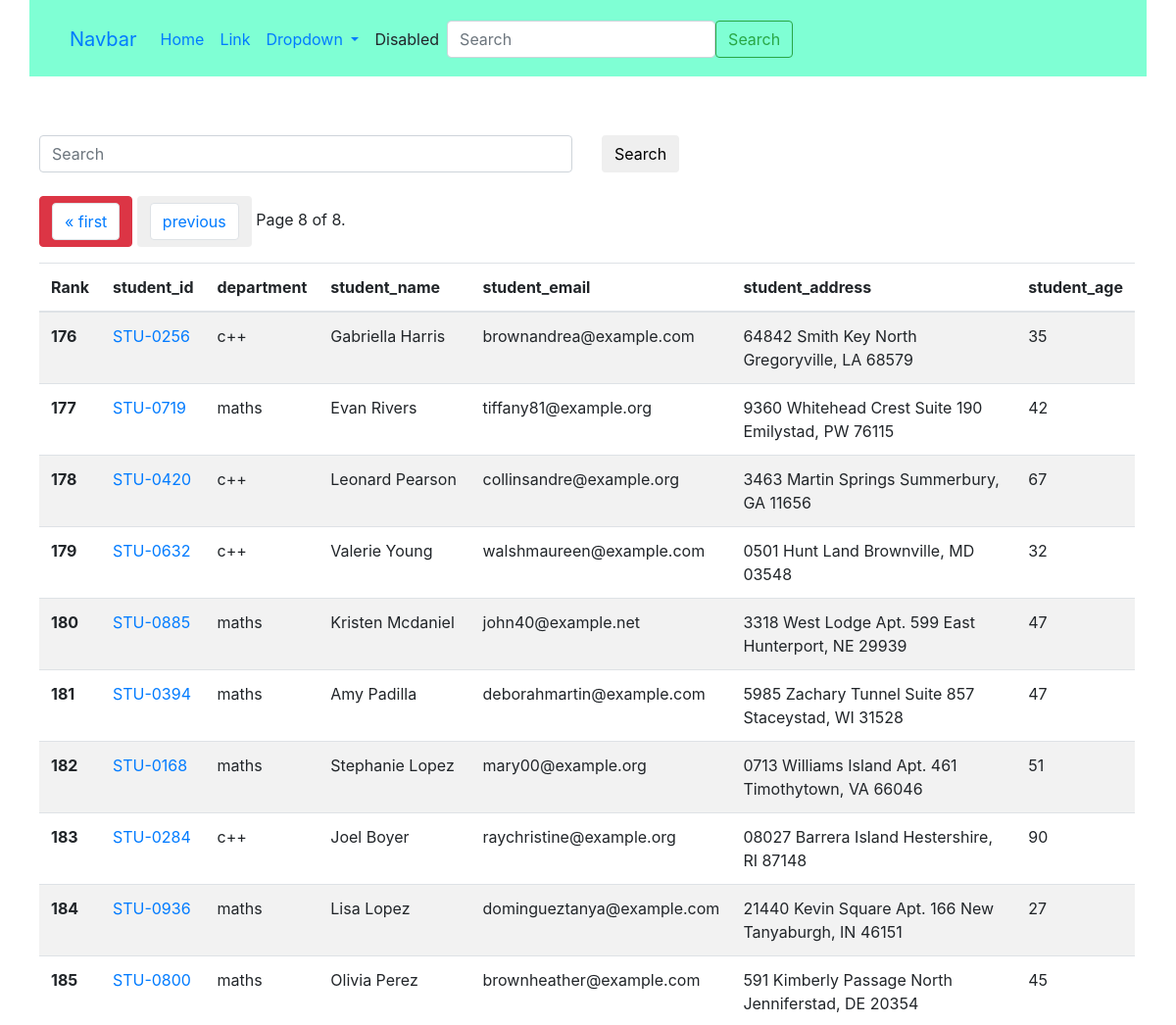
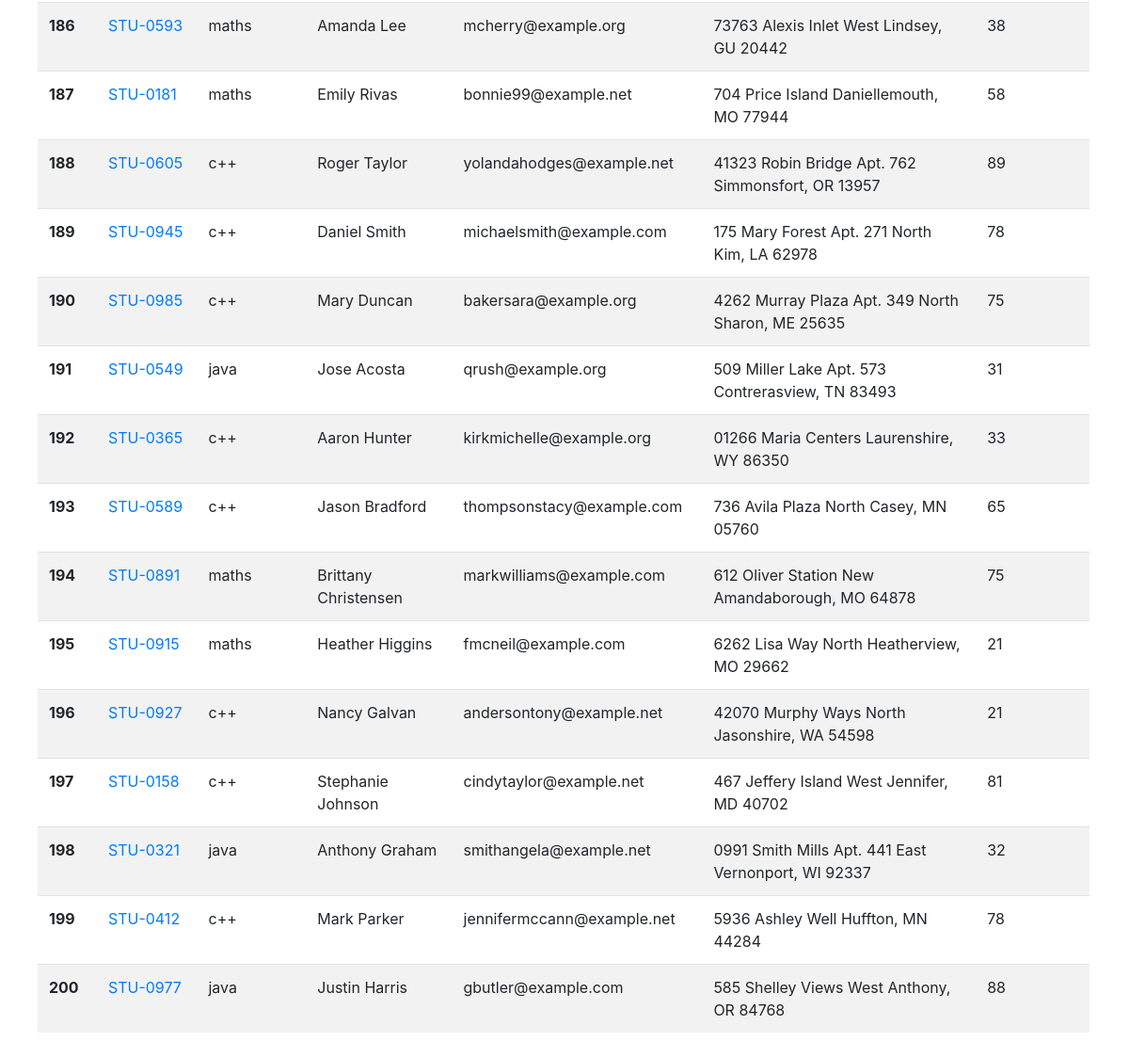
Page /get-student?page=8 on the committed database (2 pictures, top to bottom).
### vege/models.py (models this page shows, shortened)
class Student(models.Model):
    department=models.ForeignKey(Department,related_name="depart",on_delete=models.CASCADE)
    student_id=models.OneToOneField(StudentID,related_name="studentid",on_delete=models.CASCADE)
    student_name=models.CharField(max_length=100)
    student_email=models.EmailField(unique=True)
    student_age=models.IntegerField(default=18)
    student_address=models.TextField()
    is_deleted=models.BooleanField(default=False)
    class Meta:
        ordering=['student_name']
        verbose_name="student"

class Rankstudnet(models.Model):
    student=models.ForeignKey(Student,related_name="studentreportcard",on_delete=models.CASCADE)
    student_rank=models.IntegerField()
    student_rank_generation_date=models.DateField(auto_now_add=True)
    number=models.IntegerField(default=10)
    class Meta:
        unique_together=['student_rank','student_rank_generation_date']

class StudentID(models.Model):
    student_id=models.CharField(max_length=100)
    def __str__(self)->str:
        return self.student_id

class Department(models.Model):
    department=models.CharField(max_length=100)
    class Meta:
        ordering=['department']

### vege/views.py (the view, shortened to what this page needs)
# urls.py: path('get-student',get_students),
def get_students(request):
    queryset=Student.objects.all().order_by("studentreportcard__student_rank")
    paginator = Paginator(queryset, 25)  # Show 25 contacts per page.
    page_number = request.GET.get("page",1)
    page_obj = paginator.get_page(page_number)
    return render(request,"report/student.html",{'queryset':page_obj})

### vege/templates/report/student.html (shortened to what this page needs)
<!DOCTYPE html>
<html lang="en">
<head>
    <link rel="stylesheet" href="https://cdn.jsdelivr.net/npm/bootstrap@4.0.0/dist/css/bootstrap.min.css"
>
</head>
<body>
    <div class="container" style="background-color: aquamarine;">
        <nav class="navbar navbar-expand-lg bg-body-tertiary">
            <div class="container-fluid">
                <a class="navbar-brand" href="#">Navbar</a>
                <div class="collapse navbar-collapse" id="navbarSupportedContent">
                    <ul class="navbar-nav me-auto mb-2 mb-lg-0">
                        <li class="nav-item">
                            <a class="nav-link active" aria-current="page" href="#">Home</a>
                        </li>
                        <li class="nav-item">
                            <a class="nav-link" href="#">Link</a>
                        </li>
                        <li class="nav-item dropdown">
                            <a class="nav-link dropdown-toggle" href="#" role="button" data-bs-toggle="dropdown"
                                aria-expanded="false">
                                Dropdown
                            </a>
                        </li>
                        <li class="nav-item">
                            <a class="nav-link disabled" aria-disabled="true">Disabled</a>
                        </li>
                    </ul>
                    <form class="d-flex" role="search">
                        <input class="form-control me-2" type="search" placeholder="Search" aria-label="Search">
                        <button class="btn btn-outline-success" type="submit">Search</button>
                    </form>
                </div>
            </div>
        </nav>
    </div>
<div class="container mt-5">
    <form class="mb-4">
    <div class="row">
        <div class="col-md-6">
            <input class="form-control" name="search" placeholder="Search">
        </div>
        <div class="col-md-6">
            <button class="btn btn-succes">Search</button>
        </div>
    </div>
</form>
    <table class="table table-striped">
        <thead>
            <tr>
                <th scope="col">Rank</th>
                <th scope="col">student_id</th>
                <th scope="col">department</th>
                <th scope="col">student_name</th>
                <th scope="col">student_email</th>
                <th scope="col">student_address</th>
                <th scope="col">student_age</th>
            </tr>
        </thead>
        <tbody>
            {% for student in queryset %}
            <tr>
                <th scope="row">{{student.studentreportcard.first.student_rank}}</th>
                <td>
                    <a href="{% url 'see_marks' student.student_id %}">
                        {{student.student_id}}
                    </a>
                    </td>
                <td>{{student.department.department}}</td>
                <td>{{student.student_name}}</td>
                <td>{{student.student_email}}</td>
                <td>{{student.student_address}}</td>
                <td>{{student.student_age}}</td>
            </tr>
            {% endfor %}
            <nav aria-label="Page navigation example">
                <div class="pagination">
                    <ul class="pagination">
                        <span class="step-links">
                            {% if queryset.has_previous %}
                         <button type="button" class="btn btn-danger">
                            <li class="page-item"> <a class="page-link" href="?page=1">&laquo; first</a> </li>
                         </button>
                           <button class="btn btn-ternary">
                            <li class="page-item"><a class="page-link" href="?page={{ page_obj.previous_page_number }}">previous</a></li>
                           </button>
                            {% endif %}
                            <span class="current">
                                Page {{ queryset.number }} of {{ queryset.paginator.num_pages }}.
                            </span>
                        </span>
                    </ul>
                </div>
            </nav>
        </tbody>
    </table>
</div>
</body>
</html>

### vege/templates/report/student.html (style rules this page uses)
.container { padding: 12px 12px 10px 10px; }

### rows in the picture
Student: studentreportcard.first.student_rank "176", student_id "STU-0256", department.department "c++", student_name "Gabriella Harris", student_email "brownandrea@example.com", student_address "64842 Smith Key North Gregoryville, LA 68579", student_age "35"
Student: studentreportcard.first.student_rank "177", student_id "STU-0719", department.department "maths", student_name "Evan Rivers", student_email "tiffany81@example.org", student_address "9360 Whitehead Crest Suite 190 Emilystad, PW 76115", student_age "42"
Student: studentreportcard.first.student_rank "178", student_id "STU-0420", department.department "c++", student_name "Leonard Pearson", student_email "collinsandre@example.org", student_address "3463 Martin Springs Summerbury, GA 11656", student_age "67"
Student: studentreportcard.first.student_rank "179", student_id "STU-0632", department.department "c++", student_name "Valerie Young", student_email "walshmaureen@example.com", student_address "0501 Hunt Land Brownville, MD 03548", student_age "32"
Student: studentreportcard.first.student_rank "180", student_id "STU-0885", department.department "maths", student_name "Kristen Mcdaniel", student_email "john40@example.net", student_address "3318 West Lodge Apt. 599 East Hunterport, NE 29939", student_age "47"
Student: studentreportcard.first.student_rank "181", student_id "STU-0394", department.department "maths", student_name "Amy Padilla", student_email "deborahmartin@example.com", student_address "5985 Zachary Tunnel Suite 857 Staceystad, WI 31528", student_age "47"
Student: studentreportcard.first.student_rank "182", student_id "STU-0168", department.department "maths", student_name "Stephanie Lopez", student_email "mary00@example.org", student_address "0713 Williams Island Apt. 461 Timothytown, VA 66046", student_age "51"
Student: studentreportcard.first.student_rank "183", student_id "STU-0284", department.department "c++", student_name "Joel Boyer", student_email "raychristine@example.org", student_address "08027 Barrera Island Hestershire, RI 87148", student_age "90"
Student: studentreportcard.first.student_rank "184", student_id "STU-0936", department.department "maths", student_name "Lisa Lopez", student_email "domingueztanya@example.com", student_address "21440 Kevin Square Apt. 166 New Tanyaburgh, IN 46151", student_age "27"
Student: studentreportcard.first.student_rank "185", student_id "STU-0800", department.department "maths", student_name "Olivia Perez", student_email "brownheather@example.com", student_address "591 Kimberly Passage North Jenniferstad, DE 20354", student_age "45"
Student: studentreportcard.first.student_rank "186", student_id "STU-0593", department.department "maths", student_name "Amanda Lee", student_email "mcherry@example.org", student_address "73763 Alexis Inlet West Lindsey, GU 20442", student_age "38"
Student: studentreportcard.first.student_rank "187", student_id "STU-0181", department.department "maths", student_name "Emily Rivas", student_email "bonnie99@example.net", student_address "704 Price Island Daniellemouth, MO 77944", student_age "58"
Student: studentreportcard.first.student_rank "188", student_id "STU-0605", department.department "c++", student_name "Roger Taylor", student_email "yolandahodges@example.net", student_address "41323 Robin Bridge Apt. 762 Simmonsfort, OR 13957", student_age "89"
Student: studentreportcard.first.student_rank "189", student_id "STU-0945", department.department "c++", student_name "Daniel Smith", student_email "michaelsmith@example.com", student_address "175 Mary Forest Apt. 271 North Kim, LA 62978", student_age "78"
Student: studentreportcard.first.student_rank "190", student_id "STU-0985", department.department "c++", student_name "Mary Duncan", student_email "bakersara@example.org", student_address "4262 Murray Plaza Apt. 349 North Sharon, ME 25635", student_age "75"
Student: studentreportcard.first.student_rank "191", student_id "STU-0549", department.department "java", student_name "Jose Acosta", student_email "qrush@example.org", student_address "509 Miller Lake Apt. 573 Contrerasview, TN 83493", student_age "31"
Student: studentreportcard.first.student_rank "192", student_id "STU-0365", department.department "c++", student_name "Aaron Hunter", student_email "kirkmichelle@example.org", student_address "01266 Maria Centers Laurenshire, WY 86350", student_age "33"
Student: studentreportcard.first.student_rank "193", student_id "STU-0589", department.department "c++", student_name "Jason Bradford", student_email "thompsonstacy@example.com", student_address "736 Avila Plaza North Casey, MN 05760", student_age "65"
Student: studentreportcard.first.student_rank "194", student_id "STU-0891", department.department "maths", student_name "Brittany Christensen", student_email "markwilliams@example.com", student_address "612 Oliver Station New Amandaborough, MO 64878", student_age "75"
Student: studentreportcard.first.student_rank "195", student_id "STU-0915", department.department "maths", student_name "Heather Higgins", student_email "fmcneil@example.com", student_address "6262 Lisa Way North Heatherview, MO 29662", student_age "21"
Student: studentreportcard.first.student_rank "196", student_id "STU-0927", department.department "c++", student_name "Nancy Galvan", student_email "andersontony@example.net", student_address "42070 Murphy Ways North Jasonshire, WA 54598", student_age "21"
Student: studentreportcard.first.student_rank "197", student_id "STU-0158", department.department "c++", student_name "Stephanie Johnson", student_email "cindytaylor@example.net", student_address "467 Jeffery Island West Jennifer, MD 40702", student_age "81"
Student: studentreportcard.first.student_rank "198", student_id "STU-0321", department.department "java", student_name "Anthony Graham", student_email "smithangela@example.net", student_address "0991 Smith Mills Apt. 441 East Vernonport, WI 92337", student_age "32"
Student: studentreportcard.first.student_rank "199", student_id "STU-0412", department.department "c++", student_name "Mark Parker", student_email "jennifermccann@example.net", student_address "5936 Ashley Well Huffton, MN 44284", student_age "78"
Student: studentreportcard.first.student_rank "200", student_id "STU-0977", department.department "java", student_name "Justin Harris", student_email "gbutler@example.com", student_address "585 Shelley Views West Anthony, OR 84768", student_age "88"

### other values in the picture
{{ queryset.number }} "8"
{{ queryset.paginator.num_pages }} "8"
